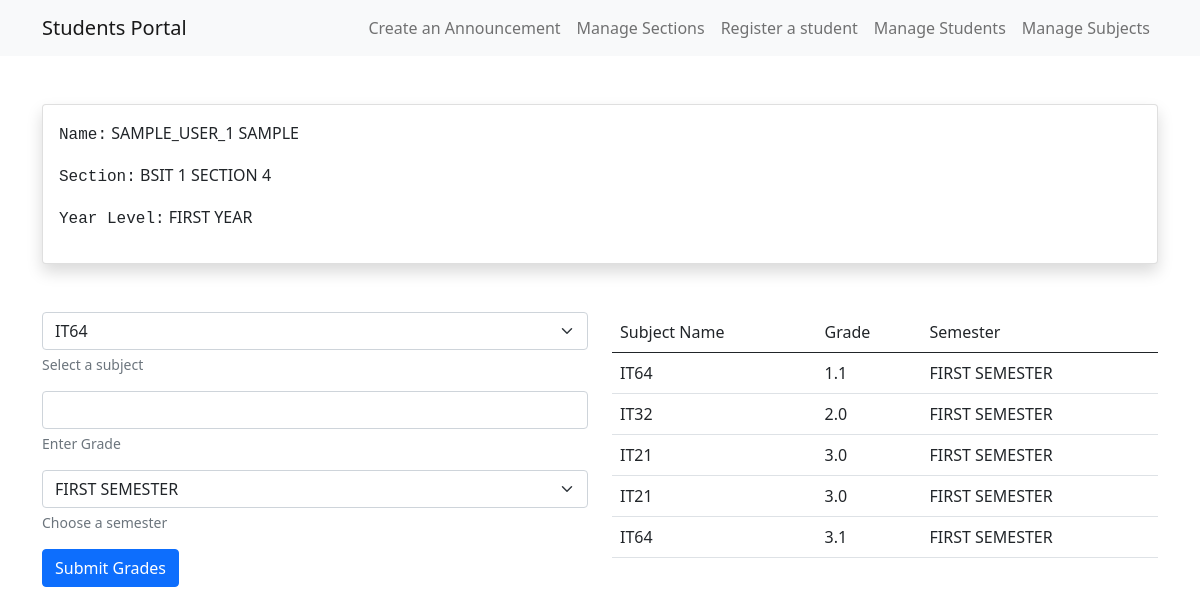
The page /admin-views/create_grade.php?stud_id=4 on the database its author committed.
### tables this page shows
CREATE TABLE `users` (
  `id` int(11) NOT NULL,
  `firstname` varchar(255) NOT NULL,
  `lastname` varchar(255) NOT NULL,
  `username` varchar(255) NOT NULL,
  `password` varchar(255) NOT NULL,
  `section` varchar(255) NOT NULL,
  `year` varchar(255) NOT NULL,
  `role` varchar(1) NOT NULL DEFAULT 'S'
);

CREATE TABLE `grades` (
  `id` int(11) NOT NULL,
  `std_id` int(11) NOT NULL,
  `grade` varchar(255) NOT NULL,
  `subject` varchar(255) NOT NULL,
  `semester` varchar(255) NOT NULL
);

### functions/admin-logic.php (called while the page is built, shortened)
<?php
function show($table_name){
    $conn = connect();
    $sql = "SELECT  * FROM $table_name ORDER BY id DESC";
    $result = $conn->query($sql);
    if($result->num_rows > 0){
       $rows = array();
       while($row  = $result->fetch_assoc()){
           $rows[] = $row;
       }
       return $rows;
    }else{
        return FALSE;
    }
}
function show_data($table_name,$pk,$id){
    $conn = connect();
    $sql = "SELECT * FROM $table_name WHERE $pk = '$id'";
    $result = $conn->query($sql);
    if($result == TRUE){
        return $result->fetch_assoc();
    }
}
function show_data_multiple($table_name,$pk,$id){
    $conn = connect();
    $sql = "SELECT * FROM $table_name WHERE $pk = '$id'";
    $result = $conn->query($sql);
    if($result->num_rows > 0){
        $rows = array();
        while($row  = $result->fetch_assoc()){
            $rows[] = $row;
        }
        return $rows;
     }else{
         return FALSE;
     }
}
?>

### admin-views/create_grade.php (the view, shortened to what this page needs)
<?php
include '../functions//admin-logic.php';
include 'navbar-admin.php';
$student = show_data('users', 'id', $_GET['stud_id']);
if (!empty(show_data_multiple('grades', 'std_id', $_GET['stud_id']))) {
    $std_data = show_data_multiple('grades', 'std_id', $_GET['stud_id']);
}
?>
<main class="my-5">
    <div class="container">
        <div class="card mb-5 shadow">
            <div class="card-body">
                <p>
                    <span class="font-monospace">Name:</span> <span class="text-uppercase"> <?php echo $student['firstname'] . " " . $student['lastname'] ?> </span>
                </p>
                <p> <span class="font-monospace">Section:</span> <?php echo $student['section'] ?></p>
                <p> <span class="font-monospace">Year Level:</span> <?php echo $student['year'] ?></p>
            </div>
        </div>
        <div class="row">
            <div class="col">
                <form action="" method="post">
                    <div class="mb-3">
                        <select name="subject" id="" class="form-select">
                            <?php foreach (show('subjects') as $row) : ?>
                                <option value="<?php echo $row['name'] ?>"><?php echo $row['name'] ?></li>
                                <?php endforeach; ?>
                        </select>
                        <div class="form-text">Select a subject</div>
                    </div>
                    <div class="mb-3">
                        <input type="number" step="0.01" name="grade" id="" class="form-control">
                        <div class="form-text">Enter Grade</div>
                    </div>
                    <div class="mb-3">
                        <select name="semester" id="" class="form-select">
                            <option value="FIRST SEMESTER">FIRST SEMESTER</option>
                        </select>
                        <div class="form-text">Choose a semester</div>
                    </div>
                    <button type="submit" name="add_grade" class="btn btn-primary">Submit Grades</button>
                </form>
            </div>
            <div class="col">
                <?php if (!empty($std_data)) : ?>
                    <table class="table">
                        <thead>
                            <td>Subject Name</td>
                            <td>Grade</td>
                            <td>Semester</td>
                        </thead>
                        <tbody>
                            <?php foreach ($std_data as $row) : ?>
                                <tr>
                                    <td><?php echo $row['subject'] ?></td>
                                    <td><?php echo $row['grade'] ?></td>
                                    <td><?php echo $row['semester'] ?></td>
                                </tr>
                            <?php endforeach; ?>
                        </tbody>
                    </table>
                <?php else : ?>
                    <div class="alert alert-secondary">
                        No grades created yet
                    </div>
                <?php endif; ?>
            </div>
        </div>
    </div>
</main>

### rows shown on the page
users: firstname "SAMPLE_USER_1", lastname "SAMPLE", section "BSIT 1 SECTION 4", year "FIRST YEAR"
grades: subject "IT64", grade "1.1", semester "FIRST SEMESTER"
grades: subject "IT32", grade "2.0", semester "FIRST SEMESTER"
grades: subject "IT21", grade "3.0", semester "FIRST SEMESTER"
grades: subject "IT21", grade "3.0", semester "FIRST SEMESTER"
grades: subject "IT64", grade "3.1", semester "FIRST SEMESTER"

### other values the page prints
form field subject "IT64"
